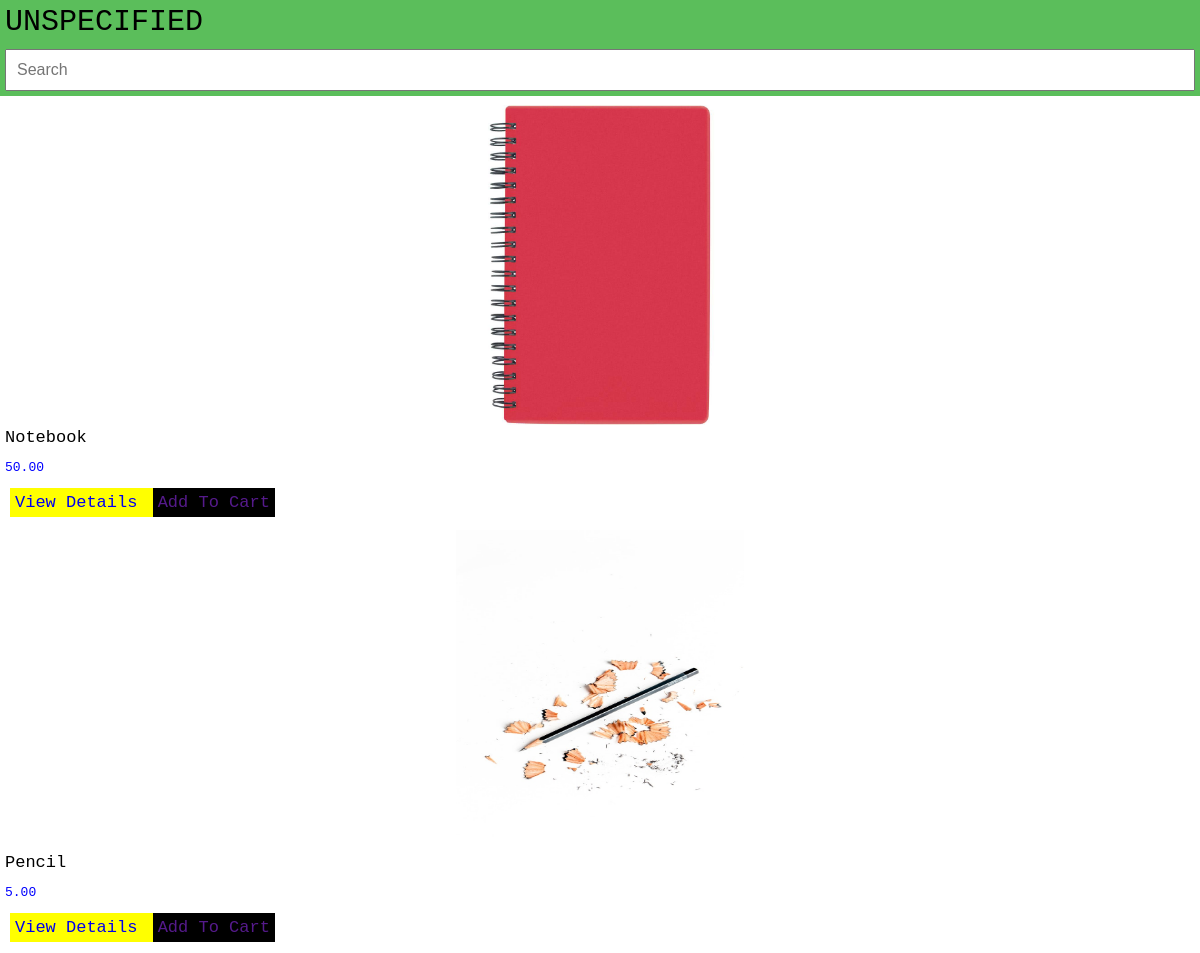
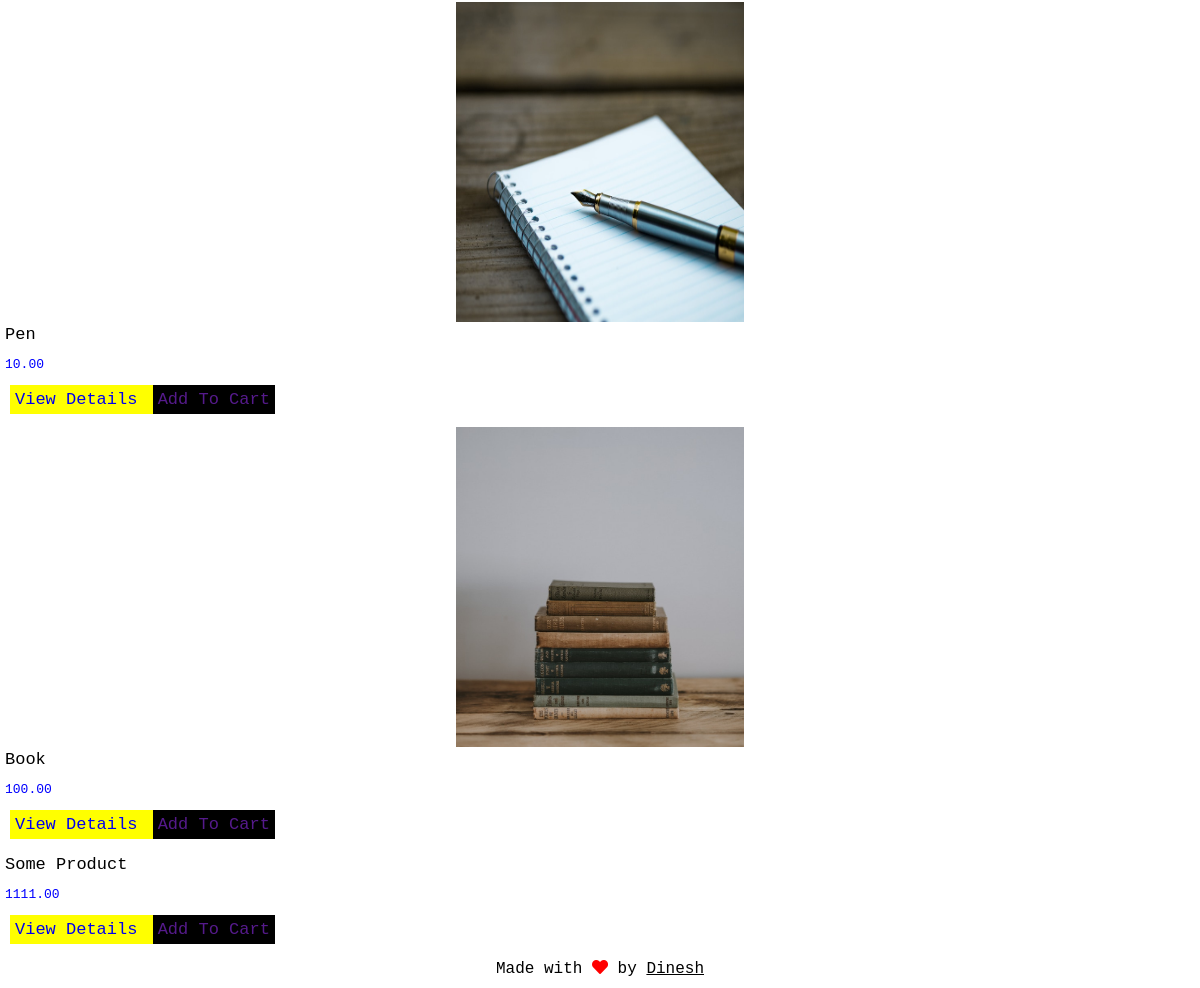
The page / on the database its author committed (2 pictures, top to bottom).
### products/models.py (models this page shows)
class Product(models.Model):
    title  =models.CharField(max_length=120)
    slug   =models.SlugField(unique=True ,blank=True)
    desc   =models.TextField()
    price  =models.DecimalField(decimal_places=2,max_digits=20)
    image  =models.ImageField(upload_to=upload_image_path ,null=True,blank=True)
    objects=ProductManager()
    def __str__(self):
        return self.title

### homio/views.py (the view)
# urls.py: url(r'^$',product_list_view.as_view()),
class product_list_view(ListView):
    context={}
    queryset=Product.objects.all()
    template_name='index.html'
    def get_context_data(self,*args,**kwargs):
        context=super(product_list_view,self).get_context_data(*args,**kwargs)
        print(context)
        context["title"]="Not logged in"
        if self.request.user.is_authenticated:
                context["title"]="Logged in"
                context['username']=self.request.user
        return context

### templates/index.html
{% extends "base.html" %} {%load static%} {% block content %}
<section class="section">
    <div class="content">
        {% for obj in object_list %}
        <div class="col">
            <div class="card">
                <div class="image">
                    {%if obj.image %}
                    <a href="products/{{obj.slug}}"> <img class="card-img-top" style="width: 18rem; height: 20rem" src="{{obj.image.url}}" alt="{{obj.title}} pic"> </a>
                    {% endif %}
                </div>
                <div class="card-body">
                    <div id="item-name">
                        <a href="products/{{obj.slug}}">
                        {{obj.title}}
                    </a>
                    </div>
                    <p>{{ obj.price }}</p>
                    <div class="card-buttons">
                        <a href="products/{{obj.slug}}" id="view">View details </a>
                        <a href="{{ obj.get_absolute_url }}" id="cart">Add to Cart </a>
                    </div>
                </div>
            </div>
        </div>
        {%endfor%}
    </div>
</section>
{% endblock%}

### templates/base.html (shortened to what this page needs)
{% load static %}
<!doctype html>
<html lang="en">
<head>
    <link rel="stylesheet" href="https://use.fontawesome.com/releases/v5.3.1/css/all.css">
    <link rel="stylesheet" type="text/css" href="{% static 'css/nav.css' %}">
    <link rel="stylesheet" type="text/css" href="{% static 'css/main.css' %}">
    <link rel="stylesheet" type="text/css" href="{% static 'css/footer.css' %}">
    <link rel="stylesheet" type="text/css" href="{% static 'css/content.css' %}">
    <link rel="stylesheet" type="text/css" href="{% static 'css/forms.css' %}">
</head>
<body style='background:url("https://www.toptal.com/designers/subtlepatterns/patterns/geometry.png");'>
    <div class="container">
        {% include 'includes/_navigation.html' %}
        {%block content %}{%endblock%}
        {% include 'includes/_footer.html' %}
    </div>
</body>
</html>

### templates/includes/_navigation.html
<nav class="nav">
    <div class="navbar-brand">
        <a href="/">Unspecified</a>
    </div>
    <div class="search">
        <form  method="GET" action="{% url 'query' %}">
            <input type="text" class="form-control"  name="q" placeholder="Search">
        </form>
    </div>
</nav>

### templates/includes/_footer.html
<footer class="footer">
    <div id="credits">
        Made with <i class="fas fa-heart"></i> by
        <a href="https://github.com/dineshdowney" target="_blank">Dinesh</a>
    </div>
</footer>

### static/css/nav.css (style rules this page uses)
nav { position: fixed; top: 0; left: 0; display: grid; grid-template-columns: 1fr; background: rgb(91, 190, 91); width: 100%; height: auto; }
.navbar-brand { padding: 5px; }
.navbar-brand a { text-decoration: none; text-transform: uppercase; color: #000000; font-size: 30px; font-weight: 400; font-family: monospace; }

### static/css/main.css (style rules this page uses)
body { padding: 0; margin: 0; position: relative; padding-top: 100px; font-family: monospace; }
.container { display: grid; grid-template-columns: 1fr; }

### static/css/footer.css (style rules this page uses)
.footer { padding: 10px; color: #000; }
#credits { font-size: 16px; text-align: center; }
.footer i { color: red; }
.footer a { color: #000; }

### static/css/content.css (style rules this page uses)
.content { display: grid; grid-template-columns: 1fr; grid-gap: 1em; padding: 5px; }
.card { display: grid; grid-template-columns: 1fr; }
.image img { display: block; margin-left: auto; margin-right: auto; }
.card-body { margin-top: 3px; }
#item-name a { text-decoration: none; color: #000; font-size: 17px; font-weight: 300; text-transform: capitalize; }
.card-body p { color: blue; }
.card-buttons { padding: 5px; }
.card-buttons a { text-decoration: none; padding: 5px; font-size: 17px; text-transform: capitalize; }
#view { background-color: yellow; }
#cart { background-color: #000; }

### static/css/forms.css (style rules this page uses)
form { padding: 5px; margin: 0; }
.form-control { width: 100%; padding: 10px; box-sizing: border-box; font-size: 16px; }

### rows shown on the page
Product: image (picture), title "Notebook", price "50.00"
Product: image (picture), title "Pencil", price "5.00"
Product: image (picture), title "Pen", price "10.00"
Product: image (picture), title "Book", price "100.00"
Product: title "Some Product", price "1111.00"
